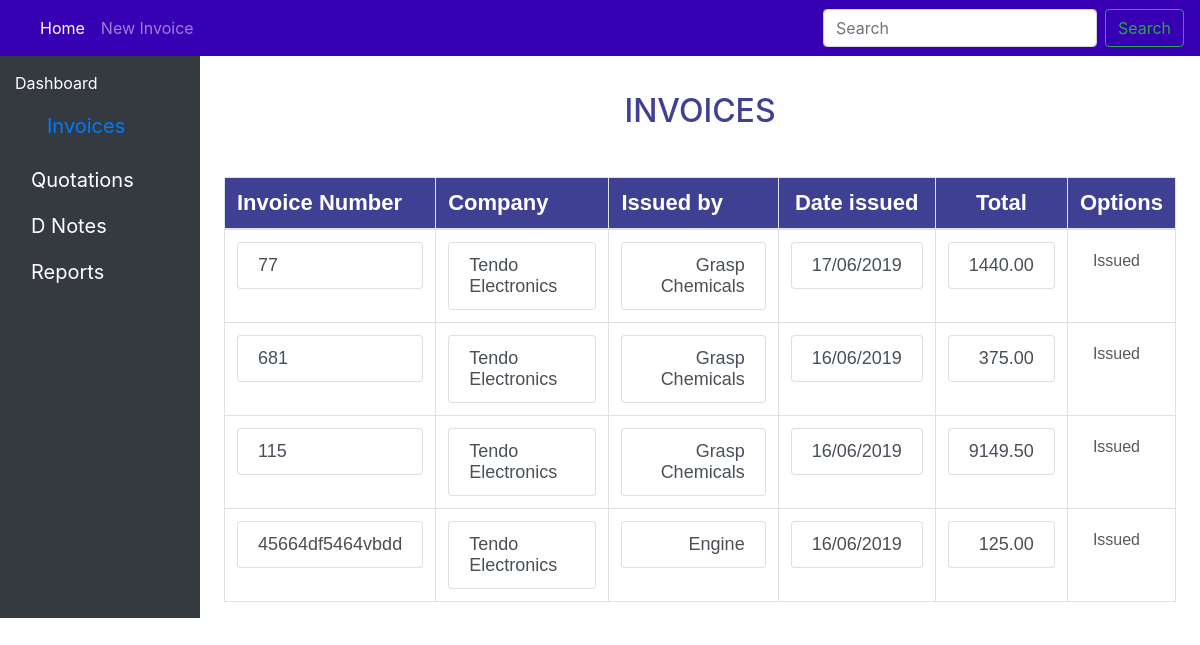
/system/invoices/, run on an earlier commit of the app's database.
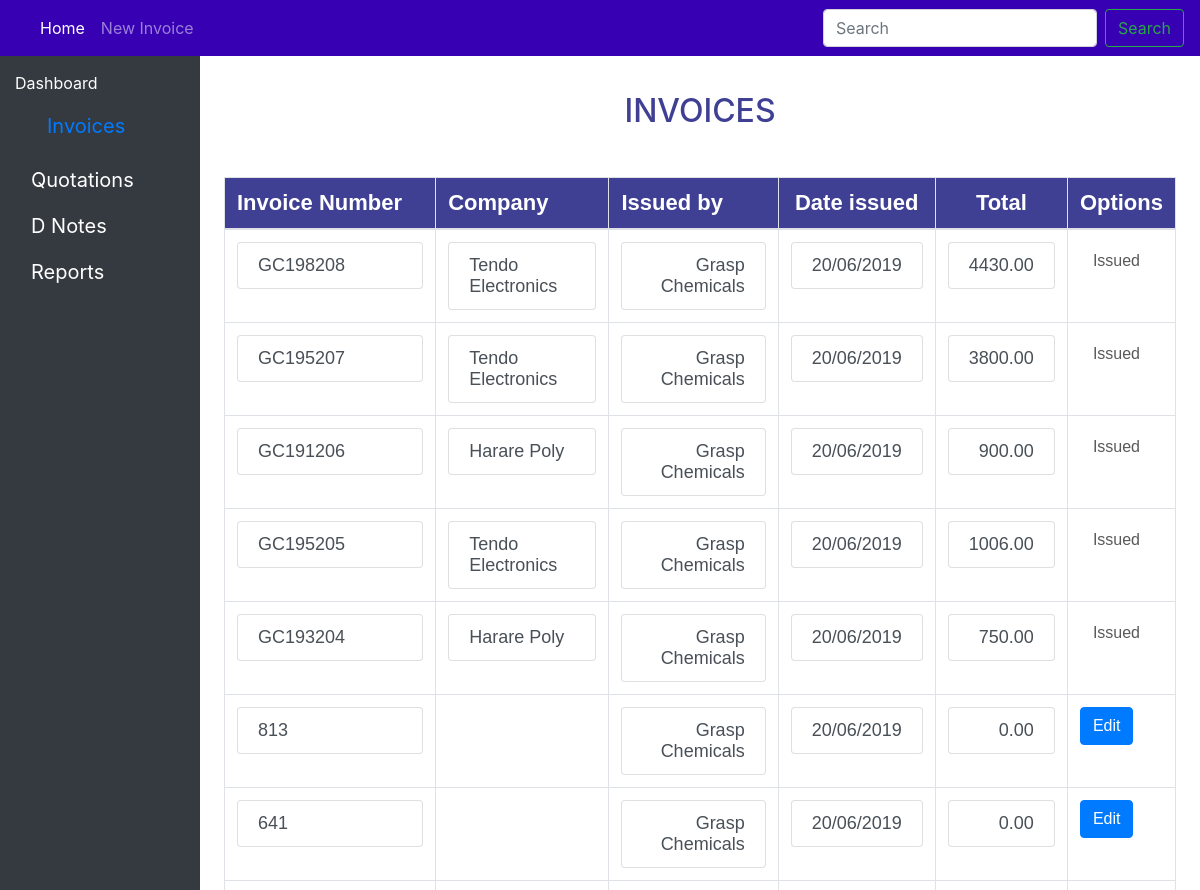
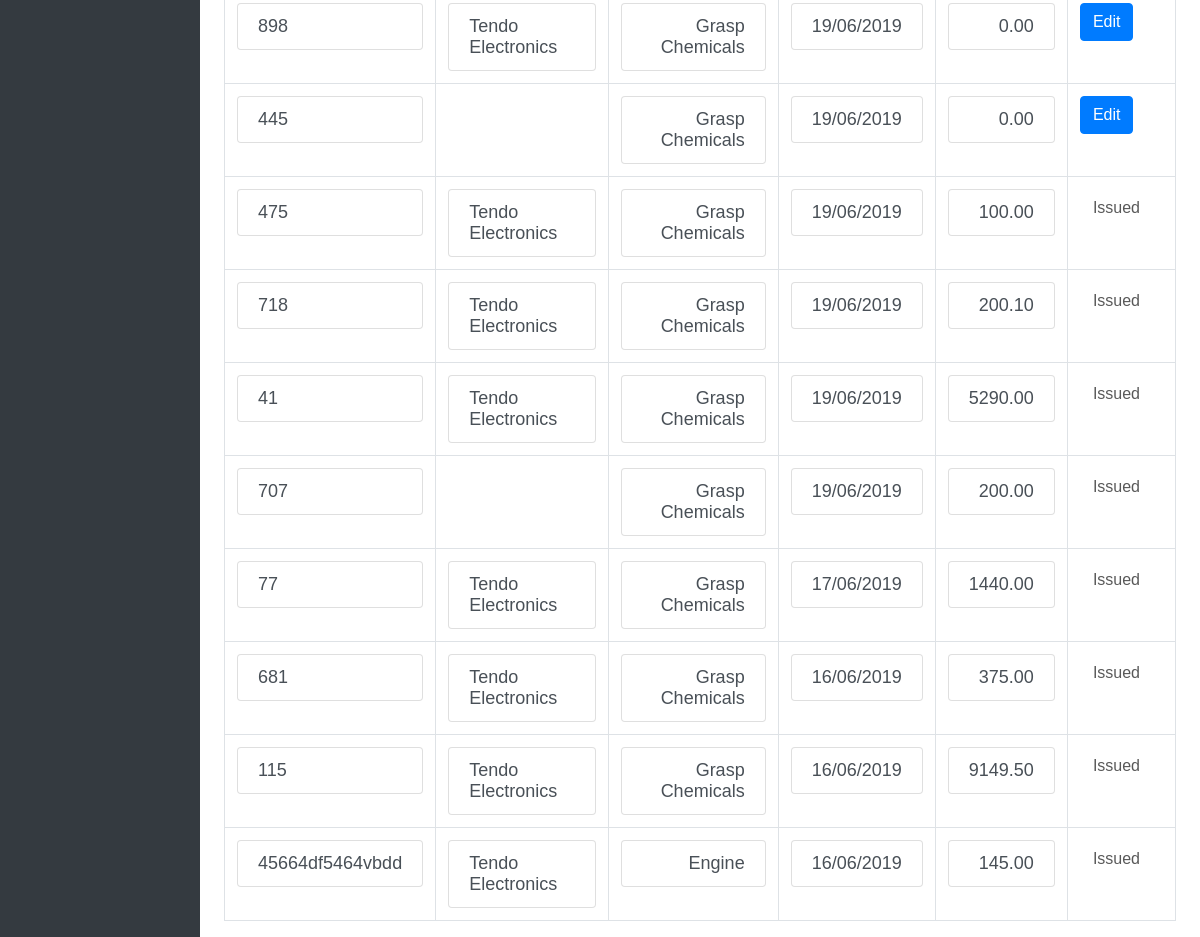
And on a later commit of the database (2 pictures, top to bottom).
### system/models.py (models this page shows, shortened)
class Invoice(models.Model):
    number = models.CharField(max_length = 15)
    total = models.DecimalField(default=0.0,decimal_places=2,max_digits=25)
    date_created = models.DateTimeField('date_published')
    user_name =models.CharField(default='Grasp Chemicals',max_length = 25)
    order_number = models.CharField(default='0000000',max_length = 25)
    vat_number = models.CharField(default='00000',max_length = 25)
    vat = models.DecimalField(default=0.0,decimal_places=2,max_digits=2)

class ICustomer(models.Model):
    invoice = models.ForeignKey('Invoice',on_delete= models.CASCADE)
    c_name =models.CharField(max_length= 50)
    c_address = models.CharField(max_length= 100)
    c_address = models.CharField(max_length= 100)

### system/views.py (the view)
# urls.py: path('invoices/', views.invoices, name='invoices'),
def invoices(request):
    invoice_list= Invoice.objects.order_by('-date_created')
    template= 'system/invoices/invoices.html'
    return render(request,template,{'invoice_list':invoice_list,'mUser':request.user})

### system/templates/system/invoices/invoices.html (shortened to what the changed rows need)
{% load static %}
<link rel="stylesheet" type="text/css" href="{% static "system/css/styles.css" %}">
<link rel="stylesheet" type="text/css" href="{% static "system/css/bootstrap.min.css" %}" >
<link rel="stylesheet" type="text/css" href="{% static "system/css/bootstrap.css" %}" >
<link rel="stylesheet" href=" {% static "system/css/footer.css"%} ">
<link rel="stylesheet" href="http://cdnjs.cloudflare.com/ajax/libs/font-awesome/4.6.3/css/font-awesome.min.css">
<div class="container-fluid">
  <div class="row">
  <main role="main" class="col-md-9 ml-sm-auto col-lg-10 pt-3 px-4">
    <center><h2 style="padding-top:8%;">INVOICES<br><br></h2></center>
      <table class="table table-responsive-xl  table-hover  ">
        <thead>
          <tr style="background-color:#3F4093;"class="p">
            <th class= "table-bordered"scope="col-1" style="color: white;">Invoice Number</th>
            <th class= "table-bordered"scope="col-1" style="color: white;">Company</th>
            <th class= "table-bordered"scope="col" style="color: white;" >Issued by</th>
            <th class= "header table-bordered "scope="col" style="color: white;">Date issued</th>
            <th class= "header table-bordered "scope="col" style="color: white;">Total</th>
            <th class= "header table-bordered "scope="col" style="color: white;">Options</th>
          </tr>
        </thead>
        <tbody>
          {% load django_template_maths %}
          {% if invoice_list %}
          {% for q in invoice_list%}
            {% with total=q.total %}
              <tr>
                <td class= "table-bordered"><a href="{% url 'system:idetail' q.id%}" class="list-group-item list-group-item-action"> {{q.number}}</a>
                <td class= "table-bordered">
                  {% for c in q.icustomer_set.all%}
                  <a href="{% url 'system:idetail' q.id%}" class="list-group-item list-group-item-action"> {{c.c_name}}</a>
                  {% endfor %}
                </td>
                <td class="data table-bordered"><a href="{% url 'system:idetail' q.id%}" class="list-group-item list-group-item-action"> {{q.user_name}}</a></td>
                <td class="data table-bordered"><a href="{% url 'system:idetail' q.id%}" class="list-group-item list-group-item-action"> {{q.date_created|date:"d"}}/{{q.date_created|date:"m"}}/{{q.date_created|date:"Y"}}</a></td>
                <td class="data table-bordered"><a href="{% url 'system:idetail' q.id%}" class="list-group-item list-group-item-action"> {{q.total}}</a></td>
                <td  class=" table-bordered" style="align:center">
                  {% if q.total <= 0 %}
                  <a href="{% url 'system:add_details' q.id%}" class=" btn btn-primary float-sm-left" style="text-align:center; margin-right:10px;">Edit</a>
                  {% else %}
                  <a class="  btn  disabled" href="#"style="color:#000000;text-align:center">Issued</a>
                  {%endif%}
                </td>
              </tr>
              {% endwith %}
          {% endfor %}
          {% endif %}
        </tbody>
      </table>
    </main>
  </div>
</div>

What changed in the data, as far as the page shows it:
added Invoice: number "GC198208", user_name "Grasp Chemicals", date_created "20", date_created "06", date_created "2019", total "4430.00", shows "Issued"
added ICustomer: c_name "Tendo Electronics", shown under "GC198208"
added Invoice: number "GC195207", user_name "Grasp Chemicals", date_created "20", date_created "06", date_created "2019", total "3800.00", shows "Issued"
added ICustomer: c_name "Tendo Electronics", shown under "GC195207"
added Invoice: number "GC191206", user_name "Grasp Chemicals", date_created "20", date_created "06", date_created "2019", total "900.00", shows "Issued"
added ICustomer: c_name "Harare Poly", shown under "GC191206"
added Invoice: number "GC195205", user_name "Grasp Chemicals", date_created "20", date_created "06", date_created "2019", total "1006.00", shows "Issued"
added ICustomer: c_name "Tendo Electronics", shown under "GC195205"
added Invoice: number "GC193204", user_name "Grasp Chemicals", date_created "20", date_created "06", date_created "2019", total "750.00", shows "Issued"
added ICustomer: c_name "Harare Poly", shown under "GC193204"
added Invoice: number "813", user_name "Grasp Chemicals", date_created "20", date_created "06", date_created "2019", total "0.00", shows "Edit"
added Invoice: number "641", user_name "Grasp Chemicals", date_created "20", date_created "06", date_created "2019", total "0.00", shows "Edit"
added Invoice: number "898", user_name "Grasp Chemicals", date_created "19", date_created "06", date_created "2019", total "0.00", shows "Edit"
added ICustomer: c_name "Tendo Electronics", shown under "898"
added Invoice: number "445", user_name "Grasp Chemicals", date_created "19", date_created "06", date_created "2019", total "0.00", shows "Edit"
added Invoice: number "475", user_name "Grasp Chemicals", date_created "19", date_created "06", date_created "2019", total "100.00", shows "Issued"
added ICustomer: c_name "Tendo Electronics", shown under "475"
added Invoice: number "718", user_name "Grasp Chemicals", date_created "19", date_created "06", date_created "2019", total "200.10", shows "Issued"
added ICustomer: c_name "Tendo Electronics", shown under "718"
added Invoice: number "41", user_name "Grasp Chemicals", date_created "19", date_created "06", date_created "2019", total "5290.00", shows "Issued"
added ICustomer: c_name "Tendo Electronics", shown under "41"
added Invoice: number "707", user_name "Grasp Chemicals", date_created "19", date_created "06", date_created "2019", total "200.00", shows "Issued"
changed Invoice "45664df5464vbdd": total "125.00" → "145.00"
